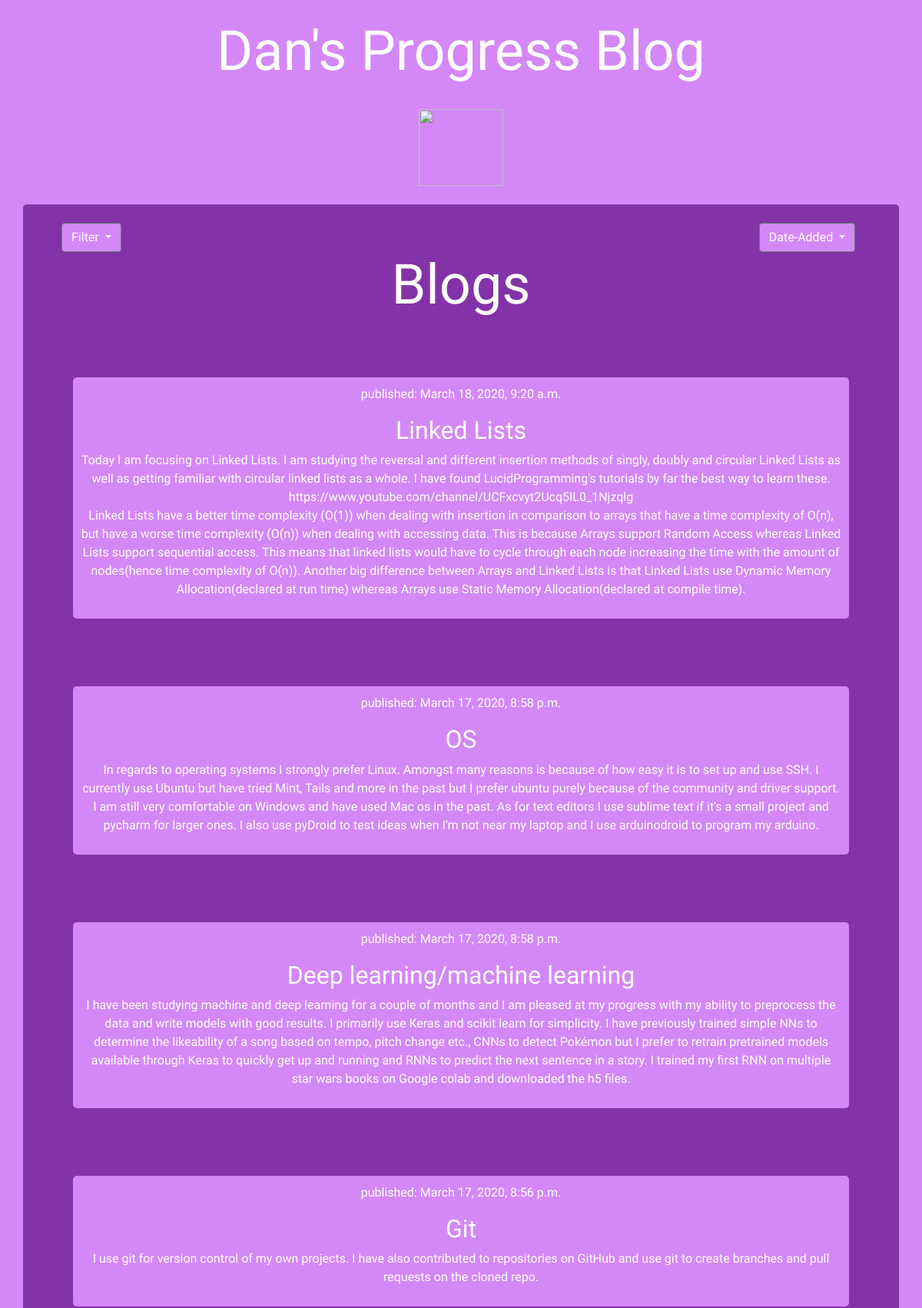
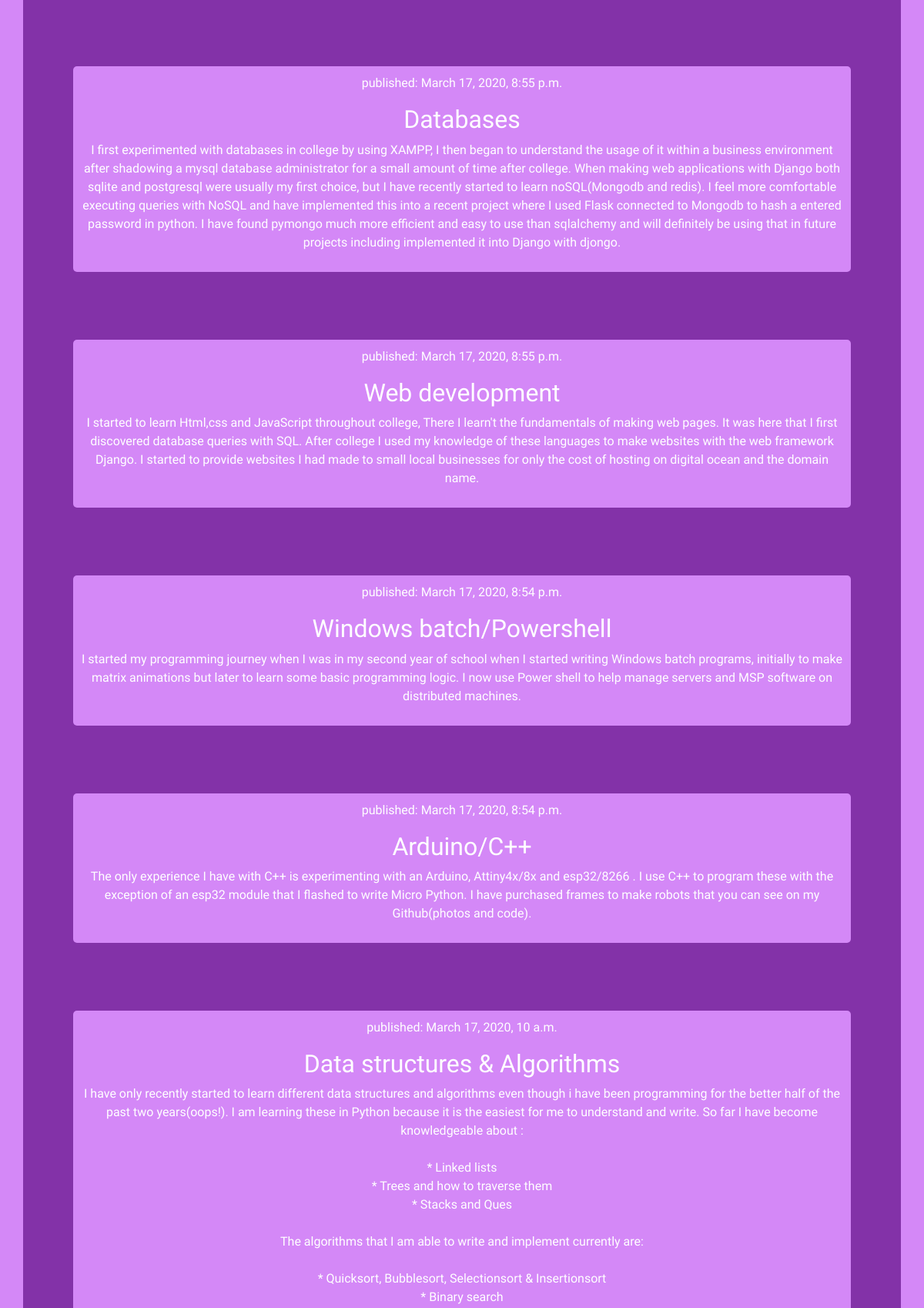
The page / (upper part) on the database its author committed (2 pictures, top to bottom).
### blog/models.py (models this page shows, shortened)
class Post(models.Model):
    author = models.ForeignKey(settings.AUTH_USER_MODEL, on_delete=models.CASCADE)
    title = models.CharField(max_length=200)
    text = models.TextField()
    created_date = models.DateTimeField(default=timezone.now)
    related_language = models.CharField(max_length=100)
    published_date = models.DateTimeField(blank=True, null=True)

### blog/views.py (the view)
# urls.py: path('', views.post_list, name='post_list'),
def post_list(request):
    posts = Post.objects.filter(published_date__lte=timezone.now()).order_by('-published_date')
    return render(request, 'blog/post_list.html', {'posts': posts})

### blog/templates/blog/post_list.html
{% extends 'blog/base.html' %}
{% block content %}
<h3 style="text-align: center; color: #fff;font-family: 'Baloo Chettan 2', cursive;" class="display-3"> Blogs </h3>
        {% for post in posts %}
        <br/><br/>
         <div style="text-align:center;background-color: #d488f7;color: #fff; border-radius: 5px;padding:10px;margin: 20px 50px 20px 50px; ">
            <p>published: {{ post.published_date }}</p>
            <h2>{{ post.title }}</h2>
            <p> {{ post.text|linebreaksbr }}</p>
        </div>
        {% endfor %}
{% endblock %}

### blog/templates/blog/base.html (style rules this page uses)
* { font-family: 'Baloo Chettan 2', cursive; }
body { background-color: #d488f7 }

### rows shown on the page
Post: published_date "March 18, 2020, 9:20 a.m.", title "Linked Lists", text "Today I am focusing on Linked Lists. I am studying the reversal and different insertion methods of singly, doubly and circular Linked Lists as well as getting familiar with circular linked lists as a whole. I have found LucidProgramming's tutorials by far the best way to learn these. https://www.youtube.com/channel/UCFxcvyt2Ucq5IL0_1Njzqlg Linked Lists have a better time complexity (O(1)) when dealing with insertion in comparison to arrays that have a time complexity of O(n), but have a worse time complexity (O(n)) when dealing with accessing data. This is because Arrays support Random Access whereas Linked Lists support sequential access. This means that linked lists would have to cycle…"
Post: published_date "March 17, 2020, 8:58 p.m.", title "OS", text "In regards to operating systems I strongly prefer Linux. Amongst many reasons is because of how easy it is to set up and use SSH. I currently use Ubuntu but have tried Mint, Tails and more in the past but I prefer ubuntu purely because of the community and driver support. I am still very comfortable on Windows and have used Mac os in the past. As for text editors I use sublime text if it's a small project and pycharm for larger ones. I also use pyDroid to test ideas when I'm not near my laptop and I use arduinodroid to program my arduino."
Post: published_date "March 17, 2020, 8:58 p.m.", title "Deep learning/machine learning", text "I have been studying machine and deep learning for a couple of months and I am pleased at my progress with my ability to preprocess the data and write models with good results. I primarily use Keras and scikit learn for simplicity. I have previously trained simple NNs to determine the likeability of a song based on tempo, pitch change etc., CNNs to detect Pokémon but I prefer to retrain pretrained models available through Keras to quickly get up and running and RNNs to predict the next sentence in a story. I trained my first RNN on multiple star wars books on Google colab and downloaded the h5 files."
Post: published_date "March 17, 2020, 8:56 p.m.", title "Git", text "I use git for version control of my own projects. I have also contributed to repositories on GitHub and use git to create branches and pull requests on the cloned repo."
Post: published_date "March 17, 2020, 8:55 p.m.", title "Databases", text "I first experimented with databases in college by using XAMPP, I then began to understand the usage of it within a business environment after shadowing a mysql database administrator for a small amount of time after college. When making web applications with Django both sqlite and postgresql were usually my first choice, but I have recently started to learn noSQL(Mongodb and redis). I feel more comfortable executing queries with NoSQL and have implemented this into a recent project where I used Flask connected to Mongodb to hash a entered password in python. I have found pymongo much more efficient and easy to use than sqlalchemy and will definitely be using that in future projects…"
Post: published_date "March 17, 2020, 8:55 p.m.", title "Web development", text "I started to learn Html,css and JavaScript throughout college, There I learn't the fundamentals of making web pages. It was here that I first discovered database queries with SQL. After college I used my knowledge of these languages to make websites with the web framework Django. I started to provide websites I had made to small local businesses for only the cost of hosting on digital ocean and the domain name."
Post: published_date "March 17, 2020, 8:54 p.m.", title "Windows batch/Powershell", text "I started my programming journey when I was in my second year of school when I started writing Windows batch programs, initially to make matrix animations but later to learn some basic programming logic. I now use Power shell to help manage servers and MSP software on distributed machines."
Post: published_date "March 17, 2020, 8:54 p.m.", title "Arduino/C++", text "The only experience I have with C++ is experimenting with an Arduino, Attiny4x/8x and esp32/8266 . I use C++ to program these with the exception of an esp32 module that I flashed to write Micro Python. I have purchased frames to make robots that you can see on my Github(photos and code)."
Post: published_date "March 17, 2020, 10 a.m.", title "Data structures & Algorithms", text "I have only recently started to learn different data structures and algorithms even though i have been programming for the better half of the past two years(oops!). I am learning these in Python because it is the easiest for me to understand and write. So far I have become knowledgeable about : * Linked lists * Trees and how to traverse them * Stacks and Ques The algorithms that I am able to write and implement currently are: * Quicksort, Bubblesort, Selectionsort & Insertionsort * Binary search"
